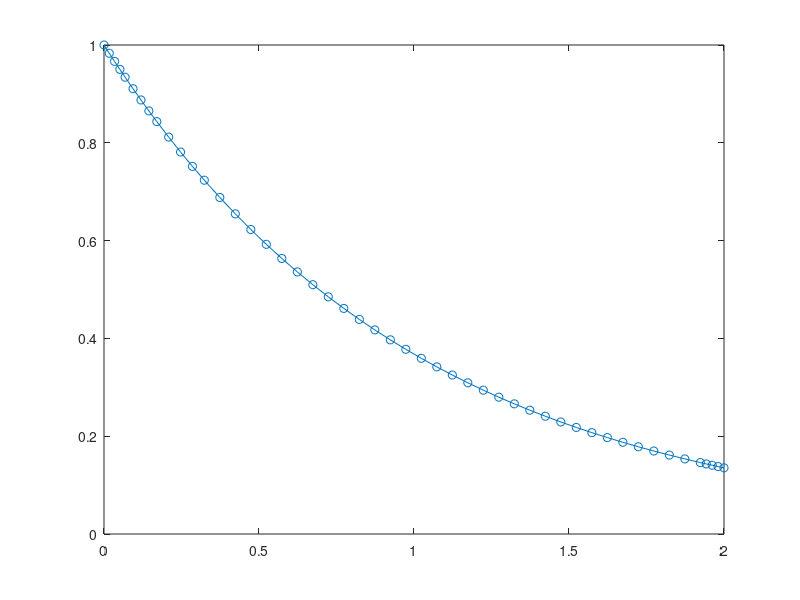

The MATLAB source for this figure:
function ff=myprimer3
[T,Y] = ode45(@odef,[0 2],[1 -1]);
plot(T,Y(:,1),'-o')
%grid on
ff=[T(:,1),Y(:,1)];
function dy = odef(t,y)
dy = zeros(2,1);
dy(1) = y(2);
dy(2) = y(1);

